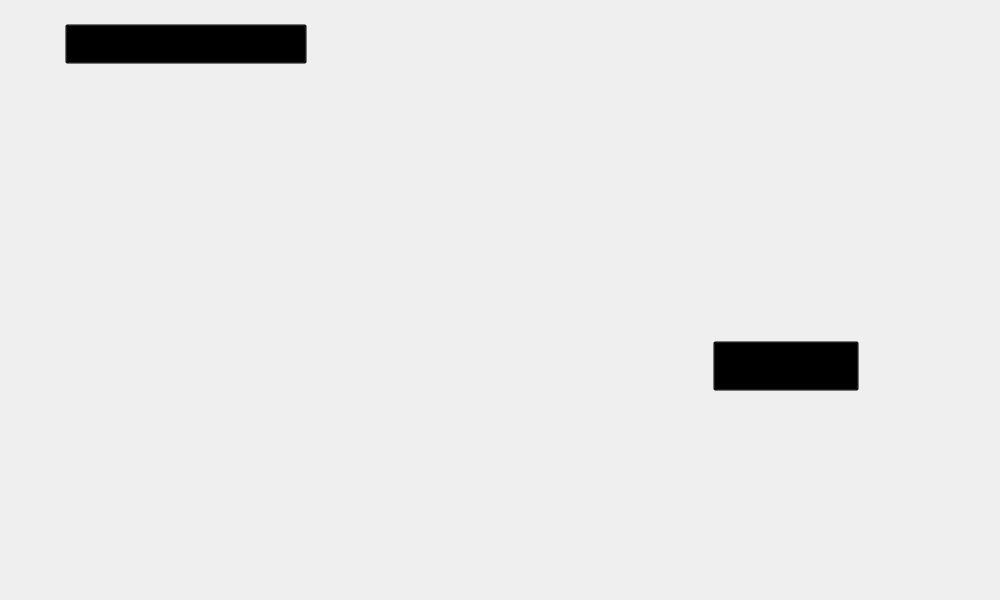
<?xml version="1.0" encoding="UTF-8"?>
<ui version="4.0">
 <class>Forca</class>
 <widget class="QMainWindow" name="Forca">
  <property name="geometry">
   <rect>
    <x>0</x>
    <y>0</y>
    <width>1000</width>
    <height>600</height>
   </rect>
  </property>
  <property name="minimumSize">
   <size>
    <width>1000</width>
    <height>600</height>
   </size>
  </property>
  <property name="maximumSize">
   <size>
    <width>1000</width>
    <height>600</height>
   </size>
  </property>
  <property name="windowTitle">
   <string>Jogo da Forca</string>
  </property>
  <property name="windowIcon">
   <iconset>
    <normaloff>../image/toy_freddy.png</normaloff>../image/toy_freddy.png</iconset>
  </property>
  <widget class="QWidget" name="centralwidget">
   <widget class="QLabel" name="lb_background">
    <property name="geometry">
     <rect>
      <x>0</x>
      <y>0</y>
      <width>1000</width>
      <height>600</height>
     </rect>
    </property>
    <property name="text">
     <string/>
    </property>
    <property name="pixmap">
     <pixmap>../screen/forca_1.png</pixmap>
    </property>
    <property name="scaledContents">
     <bool>true</bool>
    </property>
   </widget>
   <widget class="QLabel" name="lb_vidas">
    <property name="geometry">
     <rect>
      <x>135</x>
      <y>416</y>
      <width>35</width>
      <height>50</height>
     </rect>
    </property>
    <property name="font">
     <font>
      <family>Palatino Linotype</family>
      <pointsize>46</pointsize>
      <weight>75</weight>
      <bold>true</bold>
     </font>
    </property>
    <property name="text">
     <string/>
    </property>
   </widget>
   <widget class="QLabel" name="lb_letras">
    <property name="geometry">
     <rect>
      <x>630</x>
      <y>420</y>
      <width>300</width>
      <height>30</height>
     </rect>
    </property>
    <property name="font">
     <font>
      <family>Lucida Sans Unicode</family>
      <pointsize>18</pointsize>
     </font>
    </property>
    <property name="styleSheet">
     <string notr="true">color: #fff;</string>
    </property>
    <property name="text">
     <string/>
    </property>
   </widget>
   <widget class="QLabel" name="lb_palavra">
    <property name="geometry">
     <rect>
      <x>630</x>
      <y>460</y>
      <width>300</width>
      <height>30</height>
     </rect>
    </property>
    <property name="font">
     <font>
      <family>Lucida Sans Unicode</family>
      <pointsize>20</pointsize>
     </font>
    </property>
    <property name="styleSheet">
     <string notr="true">color: #fff;</string>
    </property>
    <property name="text">
     <string/>
    </property>
    <property name="alignment">
     <set>Qt::AlignLeading|Qt::AlignLeft|Qt::AlignVCenter</set>
    </property>
   </widget>
   <widget class="QLabel" name="lb_dica">
    <property name="geometry">
     <rect>
      <x>675</x>
      <y>495</y>
      <width>270</width>
      <height>30</height>
     </rect>
    </property>
    <property name="font">
     <font>
      <family>Lucida Sans Unicode</family>
      <pointsize>18</pointsize>
     </font>
    </property>
    <property name="styleSheet">
     <string notr="true">color: #fff;</string>
    </property>
    <property name="text">
     <string/>
    </property>
   </widget>
   <widget class="QPushButton" name="btn_forcaMenu">
    <property name="geometry">
     <rect>
      <x>65</x>
      <y>24</y>
      <width>242</width>
      <height>40</height>
     </rect>
    </property>
    <property name="cursor">
     <cursorShape>PointingHandCursor</cursorShape>
    </property>
    <property name="styleSheet">
     <string notr="true">background: transparent;</string>
    </property>
    <property name="text">
     <string/>
    </property>
   </widget>
   <widget class="QLineEdit" name="txt_letra">
    <property name="geometry">
     <rect>
      <x>630</x>
      <y>275</y>
      <width>306</width>
      <height>50</height>
     </rect>
    </property>
    <property name="font">
     <font>
      <family>Lucida Sans Unicode</family>
      <pointsize>28</pointsize>
     </font>
    </property>
    <property name="styleSheet">
     <string notr="true">background: transparent; border: none;</string>
    </property>
    <property name="alignment">
     <set>Qt::AlignCenter</set>
    </property>
   </widget>
   <widget class="QPushButton" name="btn_enviar">
    <property name="geometry">
     <rect>
      <x>713</x>
      <y>341</y>
      <width>146</width>
      <height>50</height>
     </rect>
    </property>
    <property name="cursor">
     <cursorShape>PointingHandCursor</cursorShape>
    </property>
    <property name="styleSheet">
     <string notr="true">background: transparent;</string>
    </property>
    <property name="text">
     <string/>
    </property>
   </widget>
  </widget>
 </widget>
 <resources/>
 <connections/>
</ui>
